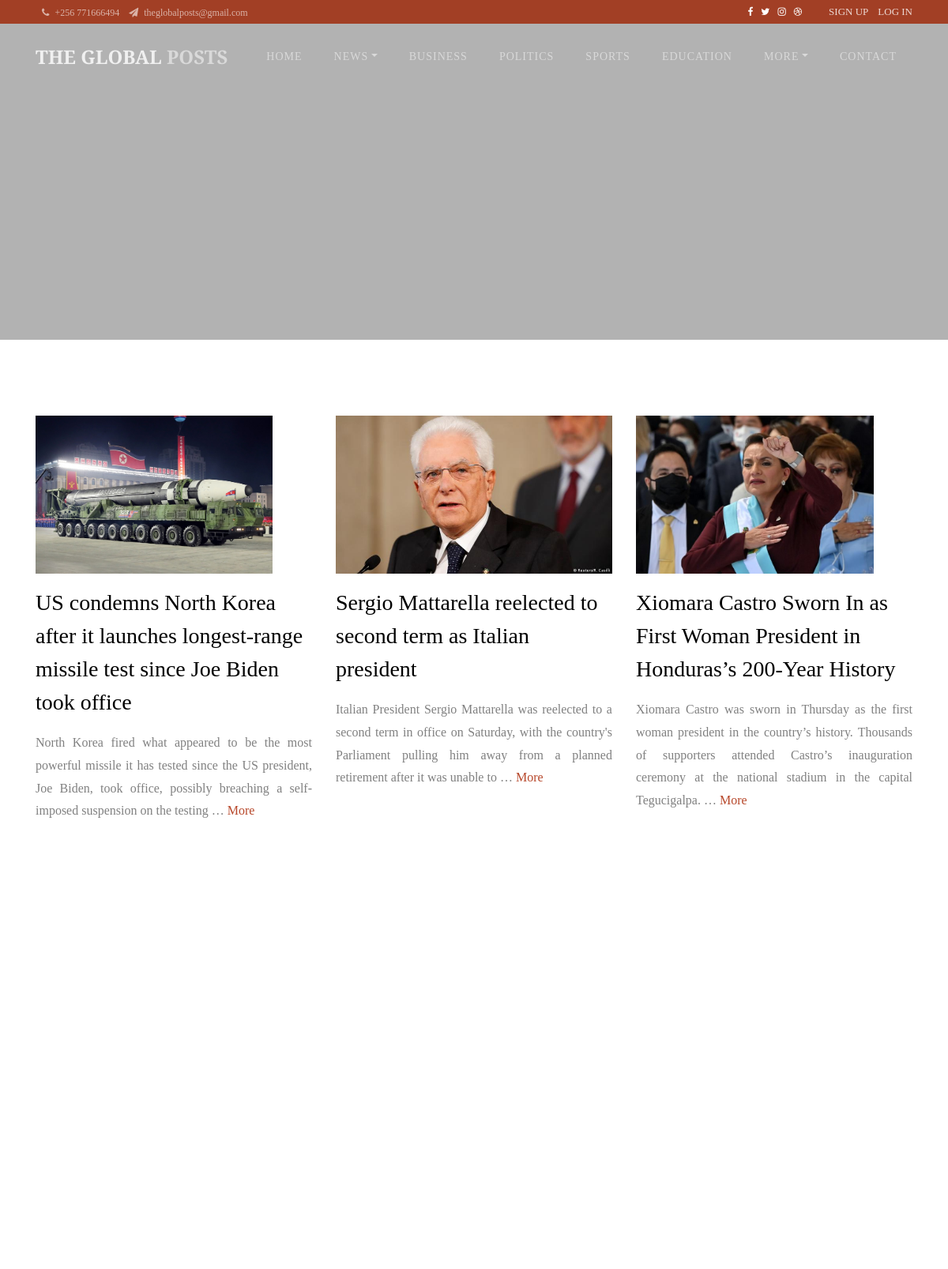
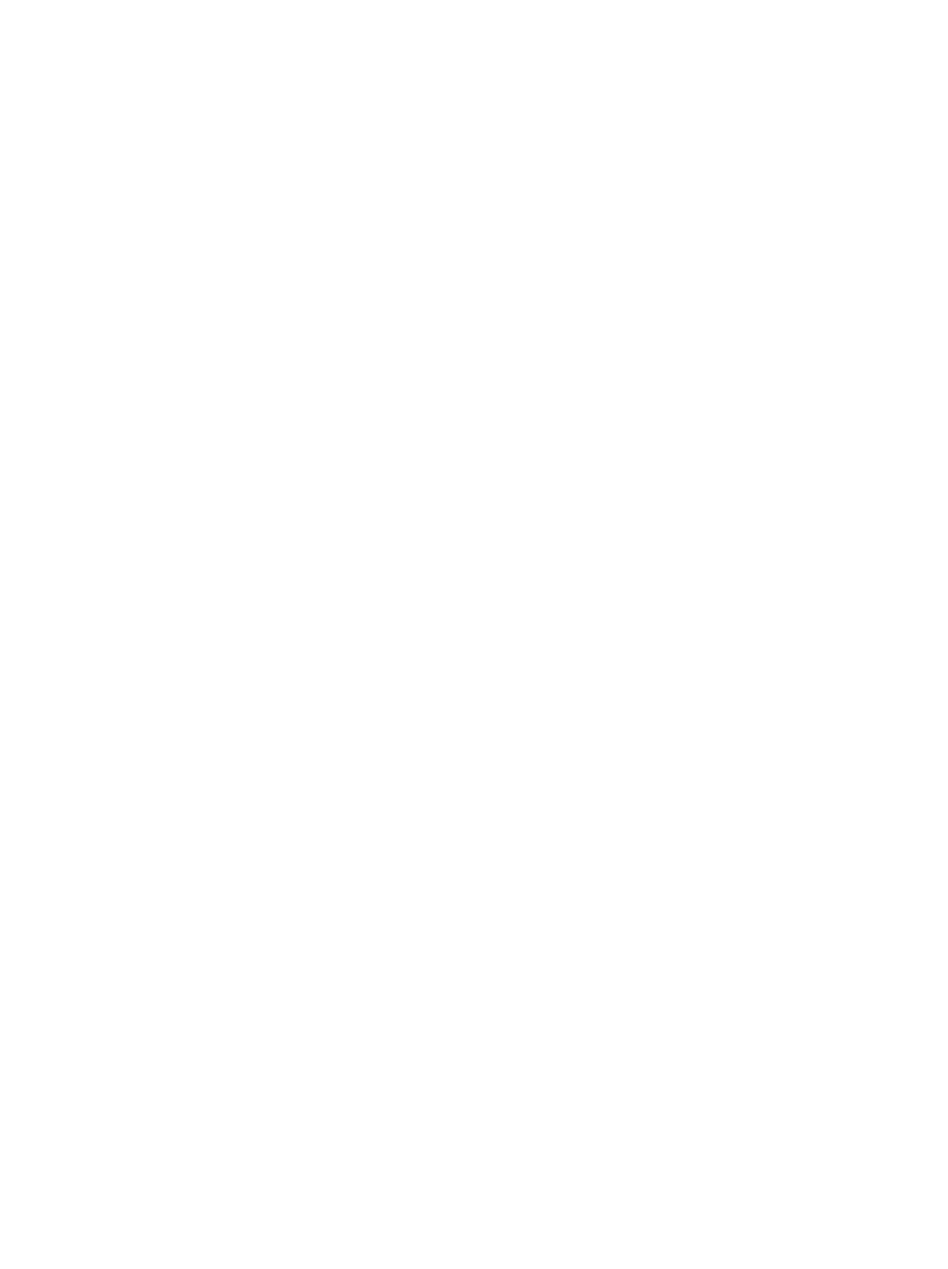
Screenshot of /politics/ (upper part) with the database file from the repository (2 pictures, top to bottom).
### mainweb/models.py (models this page shows, shortened)
class Post(models.Model):
	STATUS_CHIOCES = (
		('draft','Draft'),
		('published','Published'),
		)
	title = models.CharField(max_length=250)
	slug = models.SlugField(max_length=250, unique_for_date='publish')
	author = models.ForeignKey(User, on_delete=models.CASCADE, related_name='blog_posts')
	category = models.ForeignKey(Category,on_delete=models.SET_NULL, null=True,blank=True )
	img = models.ImageField(upload_to='images/blog', blank=True, null=True)
	body =models.TextField()
	publish = models.DateTimeField(default=timezone.now)
	created = models.DateField(auto_now_add=True)
	updated = models.DateTimeField(auto_now=True)
	status = models.CharField(max_length=10,choices=STATUS_CHIOCES, default='published ')
	viewers = models.IntegerField(default=1, null=True)
	objects =models.Manager()
	published = PublishedManager()
	class Meta:
		ordering = ('-publish',)
	@property
	def imgURL(self):
		try:
			url = self.img.url
		except:
			url =''
		return url

### mainweb/views.py (the view)
# urls.py: path("politics/", views.politicsview, name='politicspage'),
def politicsview(request):
	object_list = Post.objects.filter(category=26)
	context = {'object_list':object_list}
	return render(request, 'mainweb/category.html',context)

### mainweb/templates/mainweb/category.html (shortened to what this page needs)
{% extends 'mainweb/base.html' %}
{% load static %}
{% block content %}
<section class="hero-wrap hero-wrap-2" data-stellar-background-ratio="0.5">
  <div class="overlay"></div>
</section>
<section class="ftco-section ftco-degree-bg">
  <div class="container">
    <div class="row">
      {% for blog in object_list %}
      <div class="col-lg-4 ftco-animate">
        <p>
          <img style="height: 200px;" src="{{blog.imgURL}}" alt="" class="img-fluid">
        </p>
        <h3 class="mb-3">{{blog.title}}</h3>
        <p class="text-justify">{{blog.body|truncatewords:30}} <a href="{% url 'mainweb:details' blog.id  %}">More</a></p>
      </div>
      {% endfor %}
    </div><br>
    <br>
     <div class="row pt-3">
    </div>
    <div class="row">
      </div>
  </div>
</section>
{% endblock content %}

### rows the page displays
Post: imgURL (picture), title "US condemns North Korea after it launches longest-range missile test since Joe Biden took office", body "North Korea fired what appeared to be the most powerful missile it has tested since the US president, Joe Biden, took office, possibly breaching a self-imposed suspension on the testing …"
Post: imgURL (picture), title "Sergio Mattarella reelected to second term as Italian president", body "Italian President Sergio Mattarella was reelected to a second term in office on Saturday, with the country's Parliament pulling him away from a planned retirement after it was unable to …"
Post: imgURL (picture), title "Xiomara Castro Sworn In as First Woman President in Honduras’s 200-Year History", body "Xiomara Castro was sworn in Thursday as the first woman president in the country’s history. Thousands of supporters attended Castro’s inauguration ceremony at the national stadium in the capital Tegucigalpa. …"
